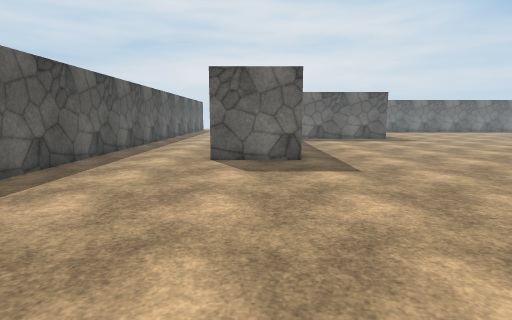
View 1 (above)

21 first-person views from a walk through a Unity game level. The camera is 1.4 m above the floor, tilts 8° down and sees 80° across. The floor is counted in squares, 1 m on a side. Each view is taken from the middle of a square. On the plan, view 1 faces up. The plan holds only what a view shows up to about 14 squares ahead; the rest is blank. The place goes on beyond the plan. The player character is not drawn. Surface patterns are stand-ins for the level's own textures.

View 2
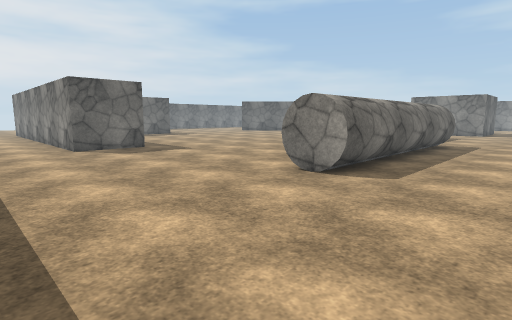

View 3
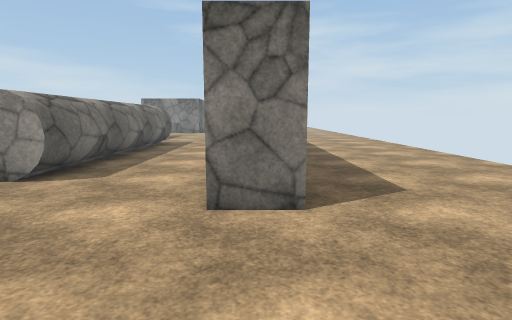

View 4
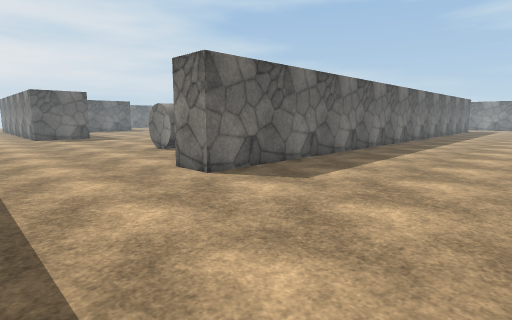

View 5
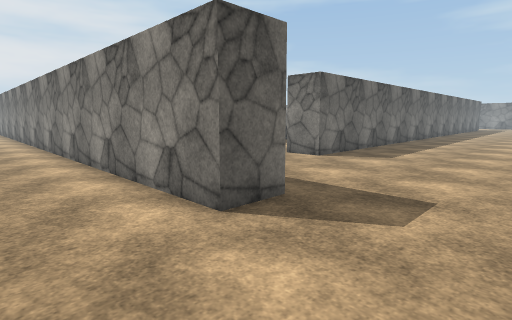

View 6
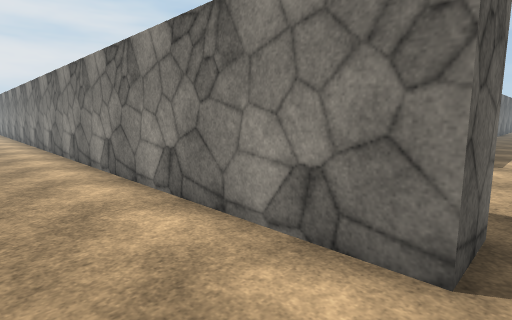

View 7
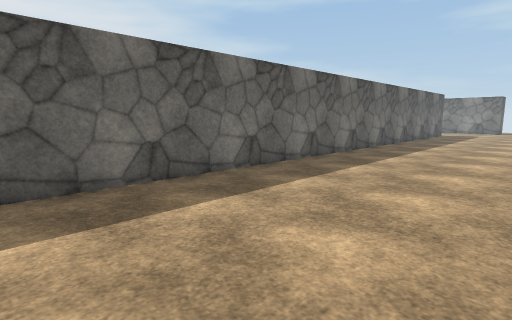

View 8
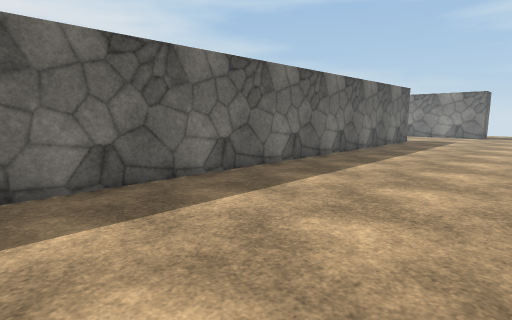

View 9
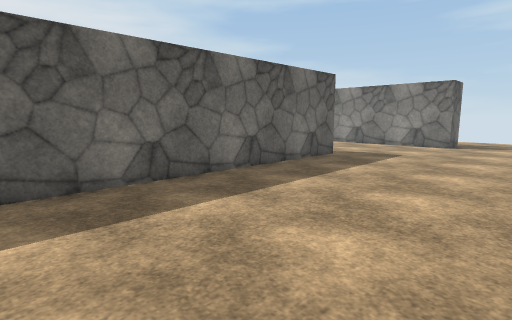

View 10
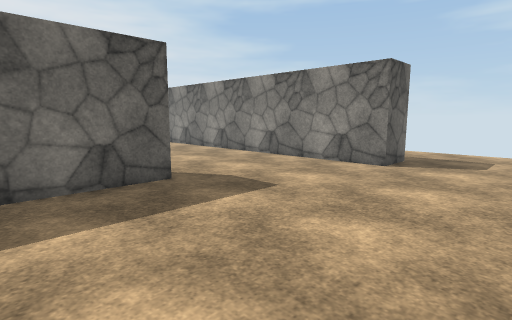

View 11
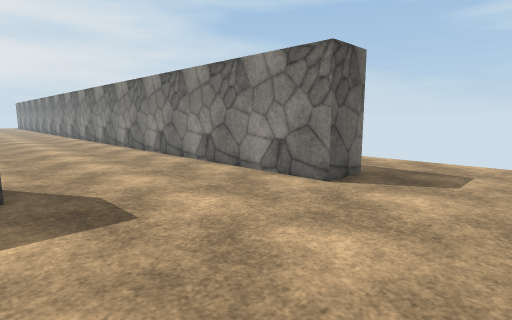

View 12
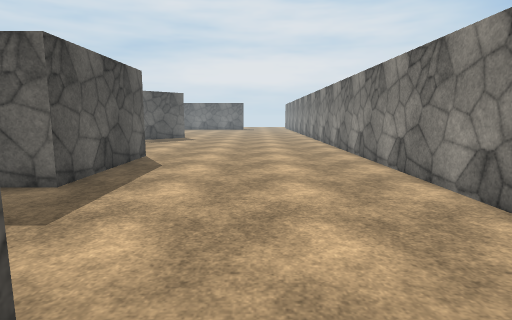

View 13
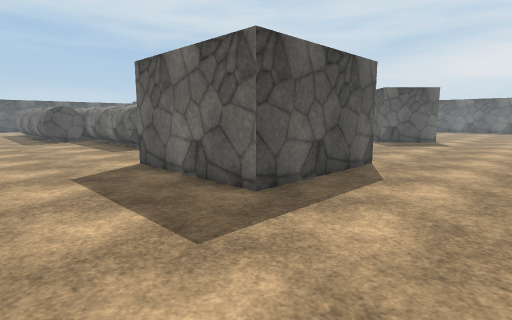

View 14
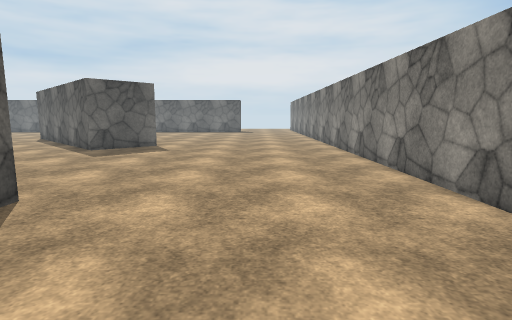

View 15
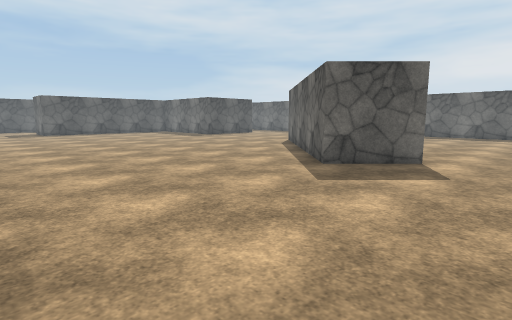

View 16
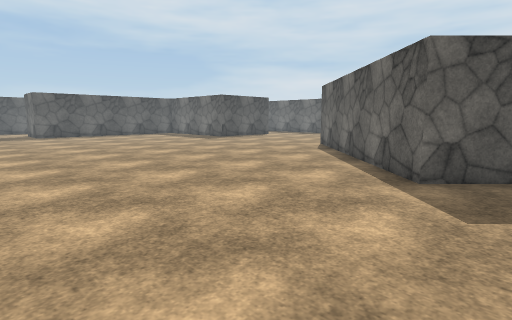

View 17
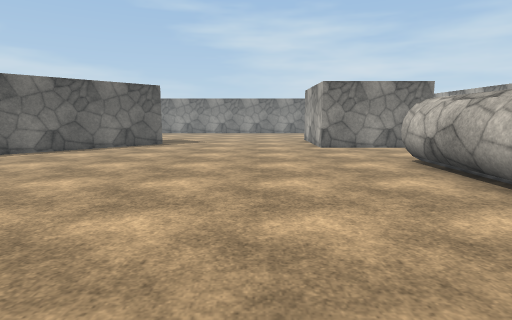

View 18
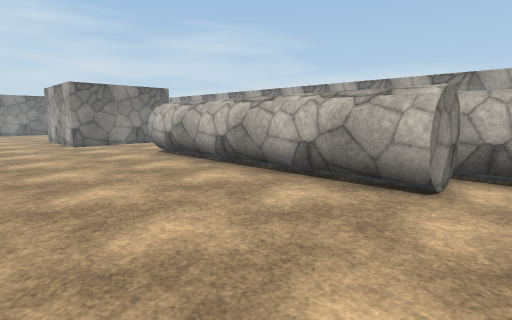

View 19
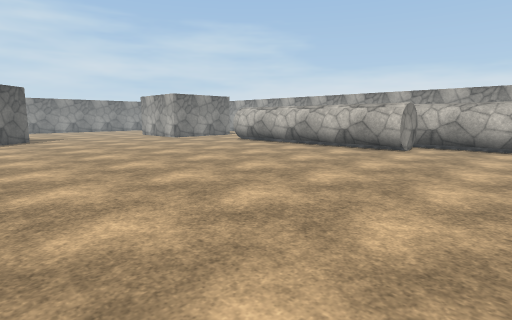

View 20
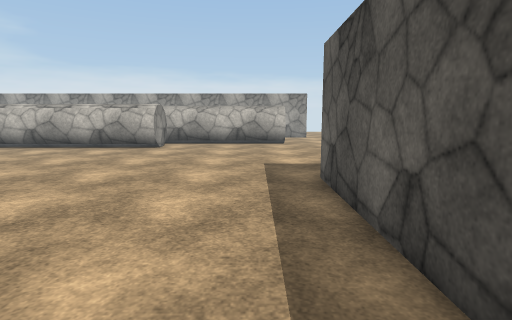

View 21
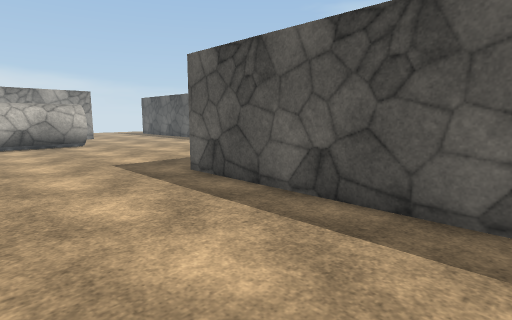

### Floor plan
Points are (right, up) in squares from view 1. A wall is a line through its corners. A room is listed if a view was taken in it or the views show most of it. See-through windows are left out.
Room 1 (views 1, 2, 3, 4, 5, 6, 7, 8, 9, 10, 11, 12, 13, 14, 15, 16, 17, 18, 19, 20, 21)
walls: (11.4, -0.5) (1.5, -0.5) (1.5, 1.5) (7.5, 1.5) (7.5, 3.5) (17.5, 3.5); (17.5, 2.1) (17.5, 1.6) (16.5, 1.6); (22, 1) (22, 5); (27, 5.1) (27, 0) (22, 0); (29.6, -5.8) (-0.5, -5.8) (-0.5, -4.2); (26.1, 15) (24, 12.9) (19.3, 17.5); (1.5, 16.8) (1.5, 10) (-1.5, 10) (-1.5, 12.5); (-5.6, -8.5) (-7.2, -8.5) (-7.2, 8.2); (-5.7, 14.1) (-5.7, 6.8); (36.4, -8.5) (34.8, -8.5) (34.8, 14.1)

Where each view was taken, in squares from view 1:
view 1: 0 up, 0 right, facing up
view 2: 4 down, 5 left, facing up-right
view 3: 5 down, 5 left, facing right
view 4: 12 down, 5 left, facing up-right
view 5: 12 down, 10 left, facing up-right
view 6: 9 down, 10 left, facing up-right
view 7: 12 down, 4 right, facing up-right
view 8: 12 down, 11 right, facing up-right
view 9: 12 down, 19 right, facing up-right
view 10: 12 down, 26 right, facing up-right
view 11: 12 down, 29 right, facing up-right
view 12: 6 down, 31 right, facing up
view 13: 4 down, 31 right, facing up-left
view 14: 0 up, 31 right, facing up
view 15: 5 up, 29 right, facing up-left
view 16: 6 up, 26 right, facing up-left
view 17: 8 up, 8 right, facing right
view 18: 9 up, 6 right, facing down-right
view 19: 16 up, 3 right, facing down-right
view 20: 17 up, 3 right, facing down
view 21: 17 up, 6 right, facing down-left
